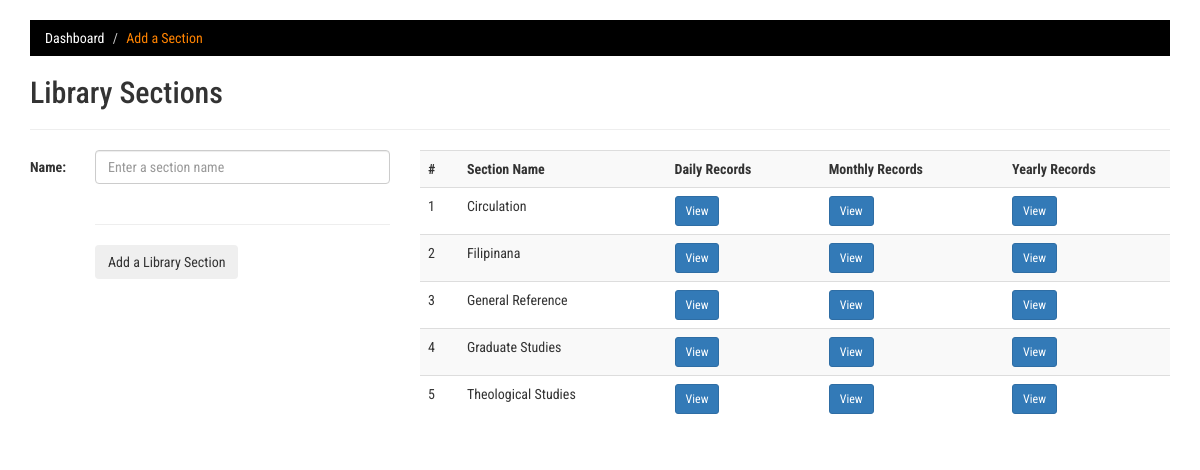
The app's page /sections.php (signed in) with its own data.
### tables this page shows
CREATE TABLE IF NOT EXISTS `section` (
  `id` int(11) NOT NULL AUTO_INCREMENT,
  `name` varchar(150) DEFAULT NULL,
  PRIMARY KEY (`id`)
);

### sections.php (the view, shortened to what this page needs)
<?php
	include('session.php');
	include('library.php');
?>
<!DOCTYPE html>
<html>
<head>
</head>
<body>
	<div class="container">
	<br>
	<ol class="breadcrumb">
		<li><a href="index.php">Dashboard</a></li>
		<li class="active">Add a Section</li>
	</ol>
	<h2>Library Sections</h2><hr>
	<div class="row">
		<div class="col-xs-12 col-md-4">
			<form class="form-horizontal">
			  <div class="form-group">
			    <label class="control-label col-sm-2" for="section">Name:</label>
			    <div class="col-sm-10">
			      <input type="text" class="form-control" id="section" placeholder="Enter a section name">
			      <br><p id="error"></p>
			      <hr><p class="error"></p><button type="button" class="btn add">Add a Library Section</button>
			    </div>
			  </div>
			</form>
		</div>
		<div class="col-xs-12 col-md-8">
			<div class="table-responsive">
				<table class="table table-striped">
					<tr>
						<th>#</th>
						<th>Section Name</th>
						<th>Daily Records</th>
						<th>Monthly Records</th>
						<th>Yearly Records</th>
					</tr>
					<?php
						$i=0;
						$results = mysqli_query($con, "SELECT * FROM section ORDER BY name ASC");
						foreach($results as $row) {
							$i++;
							echo '<tr>';
							echo '<td>'.$i.'</td>';
							echo '<td>'.$row['name'].'</td>';
							echo '<td><a class="btn btn-sm btn-primary" href="specific-day-section.php?name='.$row['name'].'">View</a></td>';
							echo '<td><a class="btn btn-sm btn-primary" href="specific-month-section.php?name='.$row['name'].'">View</a></td>';
							echo '<td><a class="btn btn-sm btn-primary" href="specific-year-section.php?name='.$row['name'].'">View</a></td>';
							echo '</tr>';
						}
					?>
				</table>
			</div>
		</div>
	</div>
	</div>
</body>
</html>

### css/style.css (style rules this page uses)
.breadcrumb { background-color: #000000; border-radius: 0px; }
.breadcrumb a { color: #ffffff; text-decoration: none; }
.breadcrumb .active { color: #ff8300; }
body { font-family: 'Roboto Condensed', sans-serif; }

### records on screen
section: name "Circulation"
section: name "Filipinana"
section: name "General Reference"
section: name "Graduate Studies"
section: name "Theological Studies"
